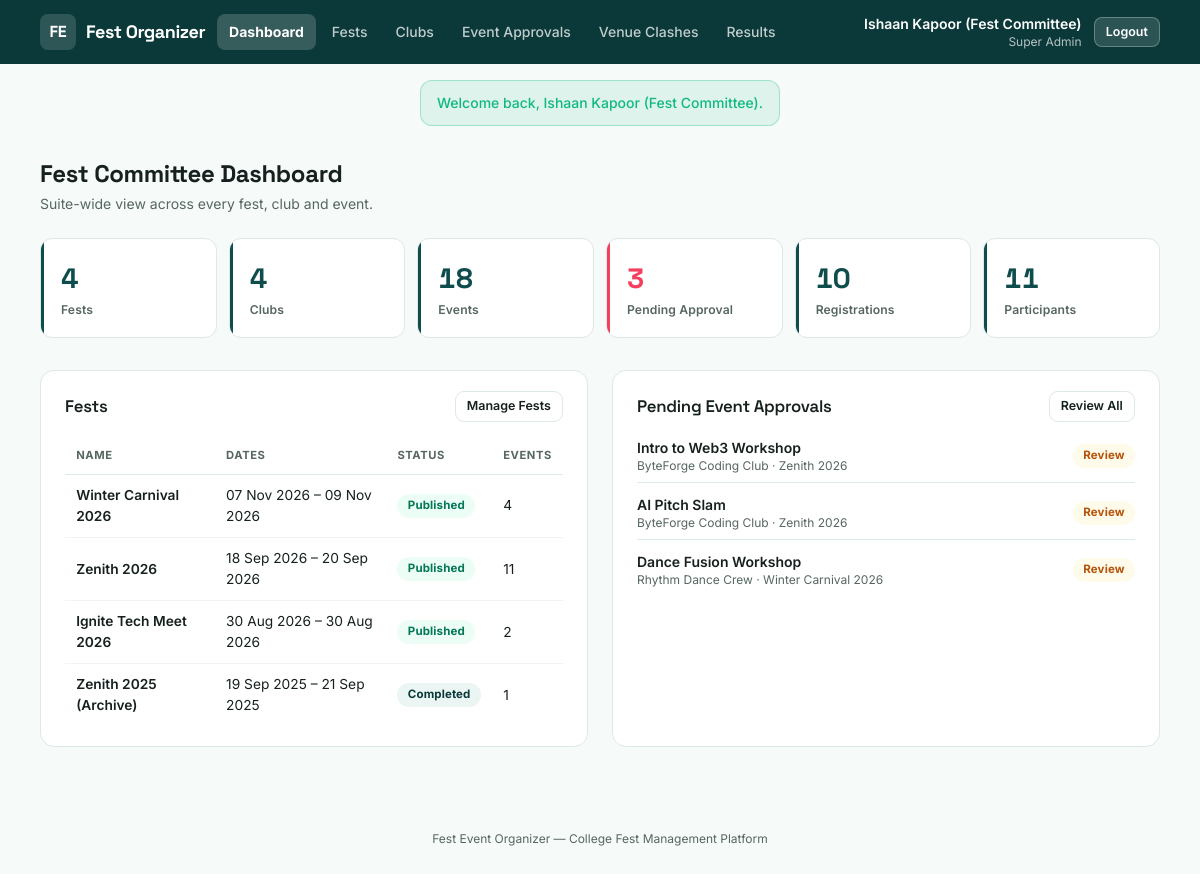
/index.php?route=admin/dashboard (signed in), run on the app's committed database.
### tables this page shows
CREATE TABLE events (
    id                INT AUTO_INCREMENT PRIMARY KEY,
    fest_id           INT NOT NULL,
    club_id           INT NOT NULL,
    title             VARCHAR(150) NOT NULL,
    slug              VARCHAR(160) NOT NULL,
    description       TEXT NOT NULL,
    category          ENUM('competition', 'workshop', 'show', 'seminar') NOT NULL,
    venue             VARCHAR(150) NOT NULL,
    start_time        DATETIME NOT NULL,
    end_time          DATETIME NOT NULL,
    capacity          INT NOT NULL,
    team_size_min     INT NOT NULL DEFAULT 1,
    team_size_max     INT NOT NULL DEFAULT 1,
    entry_fee         DECIMAL(8,2) NOT NULL DEFAULT 0.00,
    status            ENUM('pending', 'approved', 'rejected') NOT NULL DEFAULT 'pending',
    rejection_reason  VARCHAR(255) NULL,
    created_by        INT NOT NULL,
    created_at        TIMESTAMP NOT NULL DEFAULT CURRENT_TIMESTAMP,
    updated_at        TIMESTAMP NOT NULL DEFAULT CURRENT_TIMESTAMP ON UPDATE CURRENT_TIMESTAMP,
    UNIQUE KEY uniq_fest_slug (fest_id, slug),
    FOREIGN KEY (fest_id) REFERENCES fests(id) ON DELETE CASCADE,
    FOREIGN KEY (club_id) REFERENCES clubs(id),
    FOREIGN KEY (created_by) REFERENCES users(id)
);

CREATE TABLE fests (
    id            INT AUTO_INCREMENT PRIMARY KEY,
    name          VARCHAR(150) NOT NULL,
    slug          VARCHAR(150) NOT NULL UNIQUE,
    description   TEXT NOT NULL,
    theme         VARCHAR(100) NOT NULL,
    start_date    DATE NOT NULL,
    end_date      DATE NOT NULL,
    venue         VARCHAR(150) NOT NULL,
    status        ENUM('draft', 'published', 'completed') NOT NULL DEFAULT 'draft',
    created_by    INT NOT NULL,
    created_at    TIMESTAMP NOT NULL DEFAULT CURRENT_TIMESTAMP,
    FOREIGN KEY (created_by) REFERENCES users(id)
);

CREATE TABLE clubs (
    id            INT AUTO_INCREMENT PRIMARY KEY,
    name          VARCHAR(120) NOT NULL,
    slug          VARCHAR(120) NOT NULL UNIQUE,
    description   VARCHAR(500) NOT NULL,
    organizer_id  INT NOT NULL UNIQUE,
    status        ENUM('active', 'inactive') NOT NULL DEFAULT 'active',
    created_at    TIMESTAMP NOT NULL DEFAULT CURRENT_TIMESTAMP,
    FOREIGN KEY (organizer_id) REFERENCES users(id)
);

### app/controllers/AdminController.php (called while the page is built, shortened)
<?php
require_once __DIR__ . '/../models/Fest.php';
require_once __DIR__ . '/../models/Club.php';
require_once __DIR__ . '/../models/Event.php';
require_once __DIR__ . '/../models/Registration.php';
require_once __DIR__ . '/../models/User.php';
class AdminController
{
    public function dashboard(): void
    {
        $stats = [
            'fests'         => Fest::count(),
            'clubs'         => Club::count(),
            'events'        => Event::count(),
            'events_pending'=> Event::countByStatus('pending'),
            'registrations' => Registration::count(),
            'participants'  => User::countByRole('participant'),
        ];
        $fests = Fest::all();
        $pendingEvents = Event::pending();
        require __DIR__ . '/../views/admin/dashboard.php';
    }
}

### public/index.php (called while the page is built, shortened)
<?php
require_once __DIR__ . '/../core/helpers.php';
require_once __DIR__ . '/../core/Database.php';
require_once __DIR__ . '/../app/models/User.php';
require_once __DIR__ . '/../app/models/Club.php';
require_once __DIR__ . '/../app/models/Fest.php';
require_once __DIR__ . '/../app/models/Event.php';
require_once __DIR__ . '/../app/models/Registration.php';
require_once __DIR__ . '/../app/controllers/AdminController.php';
$router = new Router();
$router->get('login', fn() => (new AuthController())->showLogin());
$router->post('login', fn() => (new AuthController())->login());
$router->get('register', fn() => (new AuthController())->showRegister());
$router->post('register', fn() => (new AuthController())->register());
$router->post('logout', fn() => (new AuthController())->logout());
$router->get('admin/dashboard', fn() => (new AdminController())->dashboard());
$router->get('admin/fests', fn() => (new AdminController())->fests());
$router->post('admin/fests/store', fn() => (new AdminController())->festStore());
$router->post('admin/fests/update', fn() => (new AdminController())->festUpdate());
$router->post('admin/fests/status', fn() => (new AdminController())->festStatus());
$router->get('admin/clubs', fn() => (new AdminController())->clubs());
$router->post('admin/clubs/store', fn() => (new AdminController())->clubStore());
$router->post('admin/clubs/status', fn() => (new AdminController())->clubStatus());
$router->get('admin/events', fn() => (new AdminController())->events());
$router->post('admin/events/approve', fn() => (new AdminController())->eventApprove());
$router->post('admin/events/reject', fn() => (new AdminController())->eventReject());
$router->get('admin/clashes', fn() => (new AdminController())->clashes());
$router->get('admin/results', fn() => (new AdminController())->results());
$router->get('organizer/dashboard', fn() => (new OrganizerController())->dashboard());
$router->get('organizer/events', fn() => (new OrganizerController())->events());
$router->get('organizer/events/new', fn() => (new OrganizerController())->eventNew());
$router->post('organizer/events/store', fn() => (new OrganizerController())->eventStore());
$router->get('organizer/events/edit', fn() => (new OrganizerController())->eventEdit());
$router->post('organizer/events/update', fn() => (new OrganizerController())->eventUpdate());
$router->get('organizer/events/roster', fn() => (new OrganizerController())->roster());
$router->post('organizer/registrations/verify', fn() => (new OrganizerController())->verifyEpass());
$router->get('organizer/events/results', fn() => (new OrganizerController())->resultsForm());
$router->post('organizer/results/store', fn() => (new OrganizerController())->resultStore());
$router->post('organizer/results/delete', fn() => (new OrganizerController())->resultDelete());
$router->get('organizer/club', fn() => (new OrganizerController())->profile());
$router->post('organizer/club/update', fn() => (new OrganizerController())->profileUpdate());
$router->get('organizer/fests', fn() => (new OrganizerController())->browseFests());
$router->get('organizer/fests/show', fn() => (new OrganizerController())->browseFestShow());
$router->get('participant/dashboard', fn() => (new ParticipantController())->dashboard());
$router->get('participant/fests', fn() => (new ParticipantController())->fests());
$router->get('participant/fests/show', fn() => (new ParticipantController())->festShow());
$router->get('participant/events/show', fn() => (new ParticipantController())->eventShow());
$router->post('participant/events/register', fn() => (new ParticipantController())->register());
$router->get('participant/registrations', fn() => (new ParticipantController())->registrations());
$router->post('participant/registrations/cancel', fn() => (new ParticipantController())->registrationCancel());
$router->get('participant/registrations/epass', fn() => (new ParticipantController())->epass());
$router->get('participant/certificates', fn() => (new ParticipantController())->certificates());
$router->get('participant/certificates/show', fn() => (new ParticipantController())->certificateShow());
$route = $_GET['route'] ?? '';
$router->dispatch($_SERVER['REQUEST_METHOD'], $route);

### core/Router.php (called while the page is built, shortened)
<?php
class Router
{
    private array $routes = ['GET' => [], 'POST' => []];
    public function get(string $route, callable $handler): void
    {
        $this->routes['GET'][$route] = $handler;
    }
    public function post(string $route, callable $handler): void
    {
        $this->routes['POST'][$route] = $handler;
    }
    public function dispatch(string $method, string $route): void
    {
        $handler = $this->routes[$method][$route] ?? null;
        try {
            $handler();
        } catch (Throwable $e) {
            error_log($e->getMessage());
            http_response_code(500);
            require __DIR__ . '/../app/views/errors/500.php';
        }
    }
}

### core/Database.php (called while the page is built)
<?php
class Database
{
    private static ?PDO $instance = null;
    public static function connect(): PDO
    {
        if (self::$instance === null) {
            $config = require __DIR__ . '/../config/database.php';
            $dsn = sprintf(
                'mysql:host=%s;port=%d;dbname=%s;charset=%s',
                $config['host'],
                $config['port'],
                $config['database'],
                $config['charset']
            );
            self::$instance = new PDO($dsn, $config['username'], $config['password'], [
                PDO::ATTR_ERRMODE            => PDO::ERRMODE_EXCEPTION,
                PDO::ATTR_DEFAULT_FETCH_MODE => PDO::FETCH_ASSOC,
                PDO::ATTR_EMULATE_PREPARES   => false,
            ]);
        }
        return self::$instance;
    }
}

### app/models/Fest.php (called while the page is built, shortened)
<?php
require_once __DIR__ . '/../../core/Database.php';
class Fest
{
    public static function all(): array
    {
        $stmt = Database::connect()->query(
            "SELECT f.*, (SELECT COUNT(*) FROM events e WHERE e.fest_id = f.id) AS event_count,
                    (SELECT COUNT(*) FROM registrations r JOIN events e2 ON e2.id = r.event_id
                      WHERE e2.fest_id = f.id AND r.status = 'confirmed') AS confirmed_registrations
             FROM fests f ORDER BY f.start_date DESC"
        );
        return $stmt->fetchAll();
    }
    public static function count(): int
    {
        return (int)Database::connect()->query('SELECT COUNT(*) AS c FROM fests')->fetch()['c'];
    }
}

### app/models/Club.php (called while the page is built, shortened)
<?php
require_once __DIR__ . '/../../core/Database.php';
class Club
{
    public static function count(): int
    {
        return (int)Database::connect()->query('SELECT COUNT(*) AS c FROM clubs')->fetch()['c'];
    }
}

### app/models/Event.php (called while the page is built, shortened)
<?php
require_once __DIR__ . '/../../core/Database.php';
class Event
{
    public static function pending(): array
    {
        $stmt = Database::connect()->query(
            "SELECT ev.*, f.name AS fest_name, c.name AS club_name
             FROM events ev JOIN fests f ON f.id = ev.fest_id JOIN clubs c ON c.id = ev.club_id
             WHERE ev.status = 'pending'
             ORDER BY ev.created_at"
        );
        return $stmt->fetchAll();
    }
    public static function count(): int
    {
        return (int)Database::connect()->query('SELECT COUNT(*) AS c FROM events')->fetch()['c'];
    }
    public static function countByStatus(string $status): int
    {
        $stmt = Database::connect()->prepare('SELECT COUNT(*) AS c FROM events WHERE status = ?');
        $stmt->execute([$status]);
        return (int)$stmt->fetch()['c'];
    }
}

### app/models/Registration.php (called while the page is built, shortened)
<?php
require_once __DIR__ . '/../../core/Database.php';
class Registration
{
    public static function count(): int
    {
        return (int)Database::connect()->query("SELECT COUNT(*) AS c FROM registrations WHERE status = 'confirmed'")->fetch()['c'];
    }
}

### app/models/User.php (called while the page is built, shortened)
<?php
require_once __DIR__ . '/../../core/Database.php';
class User
{
    public static function countByRole(string $role): int
    {
        $stmt = Database::connect()->prepare("SELECT COUNT(*) AS c FROM users WHERE role = ?");
        $stmt->execute([$role]);
        return (int)$stmt->fetch()['c'];
    }
}

### core/helpers.php (called while the page is built, shortened)
<?php
function e(?string $value): string
{
    return htmlspecialchars($value ?? '', ENT_QUOTES, 'UTF-8');
}
function format_date(?string $date): string
{
    $ts = strtotime($date);
    return $ts === false ? '-' : date('d M Y', $ts);
}

### app/views/admin/dashboard.php (the view, shortened to what this page needs)
<?php $pageTitle = 'Committee Dashboard'; require __DIR__ . '/../partials/header.php'; require __DIR__ . '/../partials/navbar.php'; require __DIR__ . '/../partials/flash.php'; ?>
<main class="max-w-6xl mx-auto px-4 py-8 flex-1 w-full">
    <h1 class="font-display text-2xl font-bold mb-1">Fest Committee Dashboard</h1>
    <p class="text-slateink text-sm mb-6">Suite-wide view across every fest, club and event.</p>
    <div class="grid grid-cols-2 md:grid-cols-6 gap-3 mb-8">
        <div class="stat-tile stat-tile-accent"><span class="stat-value"><?= $stats['fests'] ?></span><span class="stat-label">Fests</span></div>
        <div class="stat-tile stat-tile-accent"><span class="stat-value"><?= $stats['clubs'] ?></span><span class="stat-label">Clubs</span></div>
        <div class="stat-tile stat-tile-accent"><span class="stat-value"><?= $stats['events'] ?></span><span class="stat-label">Events</span></div>
        <div class="stat-tile stat-tile-alert"><span class="stat-value"><?= $stats['events_pending'] ?></span><span class="stat-label">Pending Approval</span></div>
        <div class="stat-tile stat-tile-accent"><span class="stat-value"><?= $stats['registrations'] ?></span><span class="stat-label">Registrations</span></div>
        <div class="stat-tile stat-tile-accent"><span class="stat-value"><?= $stats['participants'] ?></span><span class="stat-label">Participants</span></div>
    </div>
    <div class="grid md:grid-cols-2 gap-6">
        <div class="card">
            <div class="card-head">
                <h2>Fests</h2>
                <a href="/index.php?route=admin/fests" class="btn-secondary btn-sm">Manage Fests</a>
            </div>
            <?php if (empty($fests)): ?>
                <p class="empty-state">No fests yet.</p>
            <?php else: ?>
                <div class="table-scroll">
                <table class="data-table">
                    <thead><tr><th>Name</th><th>Dates</th><th>Status</th><th>Events</th></tr></thead>
                    <tbody>
                    <?php foreach (array_slice($fests, 0, 6) as $f): ?>
                        <tr>
                            <td class="font-semibold"><?= e($f['name']) ?></td>
                            <td><?= format_date($f['start_date']) ?> &ndash; <?= format_date($f['end_date']) ?></td>
                            <td>
                                <?php $badgeClass = $f['status'] === 'published' ? 'badge-mint' : ($f['status'] === 'completed' ? 'badge-teal' : 'badge-slate'); ?>
                                <span class="badge <?= $badgeClass ?>"><?= e($f['status']) ?></span>
                            </td>
                            <td><?= (int)$f['event_count'] ?></td>
                        </tr>
                    <?php endforeach; ?>
                    </tbody>
                </table>
                </div>
            <?php endif; ?>
        </div>
        <div class="card">
            <div class="card-head">
                <h2>Pending Event Approvals</h2>
                <a href="/index.php?route=admin/events" class="btn-secondary btn-sm">Review All</a>
            </div>
            <?php if (empty($pendingEvents)): ?>
                <p class="empty-state">Nothing waiting on you right now.</p>
            <?php else: ?>
                <ul class="space-y-3">
                    <?php foreach (array_slice($pendingEvents, 0, 5) as $ev): ?>
                        <li class="flex items-center justify-between gap-3 border-b border-line pb-2 last:border-0 last:pb-0">
                            <div>
                                <p class="font-semibold text-sm"><?= e($ev['title']) ?></p>
                                <p class="text-xs text-slateink"><?= e($ev['club_name']) ?> &middot; <?= e($ev['fest_name']) ?></p>
                            </div>
                            <a href="/index.php?route=admin/events" class="badge badge-gold">Review</a>
                        </li>
                    <?php endforeach; ?>
                </ul>
            <?php endif; ?>
        </div>
    </div>
</main>
<?php require __DIR__ . '/../partials/footer.php'; ?>

### data on the page
events: id "18", club "3", title "Dance Fusion Workshop", club.name "Rhythm Dance Crew", fest.name "Winter Carnival 2026"
fests: name "Winter Carnival 2026", start_date "07 Nov 2026", end_date "09 Nov 2026", status "Published", event_count "4"
fests: name "Zenith 2026", start_date "18 Sep 2026", end_date "20 Sep 2026", status "Published", event_count "11"
fests: name "Ignite Tech Meet 2026", start_date "30 Aug 2026", end_date "30 Aug 2026", status "Published", event_count "2"
fests: name "Zenith 2025 (Archive)", start_date "19 Sep 2025", end_date "21 Sep 2025", status "Completed", event_count "1"
events: title "Intro to Web3 Workshop", club.name "ByteForge Coding Club", fest.name "Zenith 2026"
events: title "AI Pitch Slam", club.name "ByteForge Coding Club", fest.name "Zenith 2026"

### other printed values
$label "Dashboard"
$label "Fests"
$label "Clubs"
$label "Event Approvals"
$label "Venue Clashes"
$label "Results"
Auth::name() "Ishaan Kapoor (Fest Committee)"
str_replace('_', ' ', $role ?? '') "Super Admin"
$success "Welcome back, Ishaan Kapoor (Fest Committee)."
$stats['fests'] "4"
$stats['clubs'] "4"
$stats['registrations'] "10"
$stats['participants'] "11"
